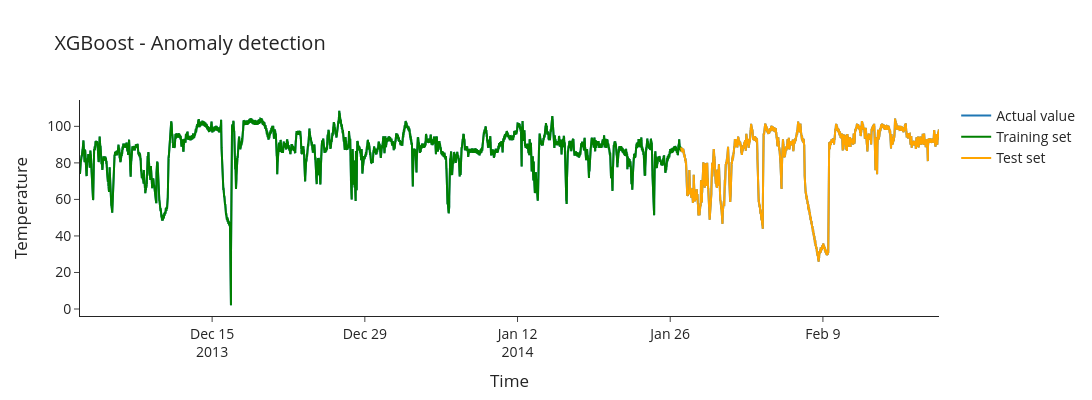

The notebook cell this image was saved under:
### Code cell
plot_anomaly_detection_xgb(df=df_xgb, plot_train_test=True)

### Figure 1 — Plotly figure (JSON) as saved in the notebook; plotly's stock layout.template omitted (floating-point values rounded to 4 significant figures; data arrays with more than 128 entries replaced by an {"elided": "..."} marker saying what was removed)
{"data": [{"name": "Actual value", "type": "scatter", "x": {"elided": "22695 str values"}, "y": {"elided": "22695 float values"}}, {"line": {"color": "green"}, "name": "Training set", "type": "scatter", "x": {"elided": "15886 str values"}, "y": {"elided": "15886 float values"}}, {"line": {"color": "orange"}, "name": "Test set", "type": "scatter", "x": {"elided": "6809 str values"}, "y": {"elided": "6809 float values"}}], "layout": {"font": {"size": 14}, "height": 400, "title": {"text": "XGBoost - Anomaly detection"}, "width": 1200, "xaxis": {"title": {"text": "Time"}}, "yaxis": {"title": {"text": "Temperature"}}}}
